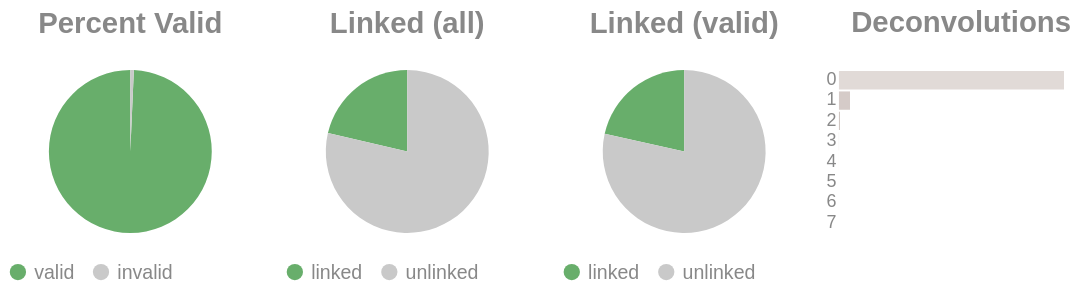

Notebook cell for this chart:
### Code cell
if SKIPLR:
    pass
else:
    clash = Counter()
    for i in valids['molecule'].to_list():
        _mol = i.split("-")
        if len(_mol) == 1:
            clash.update('0')
        else:
            clash.update(_mol[-1])

    _d = {"deconvolutions": [], 'count': []}
    for k,v in clash.items():
        _d['deconvolutions'].append(k)
        _d['count'].append(v)

    tot_valid = valids['reads'].sum()
    mask = valids['reads'] >= 2
    n_linked_reads = valids.filter(mask)['reads'].sum()
    if n_linked_reads == 0:
        print_html("No linked molecules (>=2 reads) were detected; skipping linked-only distributions.")
        SKIPLR = True
    else:
        perc_valid = round(tot_valid / n_reads, 4)
        linked_perc_abs = round(n_linked_reads / n_reads, 4)
        linked_perc = round(n_linked_reads / tot_valid, 4)

    _valid = pl.DataFrame({"valids": ['valid', 'invalid'], "count": [tot_valid, n_reads - tot_valid]})
    _linked_abs = pl.DataFrame({"linked (absolute)": ['linked', 'unlinked'], "count": [n_linked_reads, n_reads - n_linked_reads]})
    _linked_rel = pl.DataFrame({"linked (valids)": ['linked', 'unlinked'], "count": [n_linked_reads, tot_valid - n_linked_reads]})

    (
        alt.hconcat(
            piechart(_valid, goodval = 'valid', title = "Percent Valid"),
            piechart(_linked_abs, goodval = "linked", title =  "Linked (all)"),
            piechart(_linked_rel, goodval = "linked", title =  "Linked (valid)"),
            convolutionbar(pl.DataFrame(_d), title = "Deconvolutions"),
            center = True,
            bounds = 'flush'
        )
        .resolve_scale(color='independent')
        .resolve_legend('independent')
        .properties(usermeta={'embedOptions': {"actions": False}})
    ).display()

### Figure 1 — Vega-Lite specification as saved in the notebook (floating-point values rounded to 4 significant figures)
{"width": "container", "height": 400, "config": {"title": {"anchor": "start", "dy": -15, "fontSize": 18, "color": "#888888", "subtitleColor": "#888888", "subtitleFontSize": 14}, "arc": {"fill": "#0072B2"}, "axis": {"domainColor": "#888888", "domainWidth": 0.5, "gridWidth": 0.2, "grid": false, "titleFontWeight": 400, "titleFontSize": 15, "labelFontSize": 11, "labelColor": "#888888", "tickColor": "#888888", "tickWidth": 0.2, "titleColor": "#888888"}, "axisBand": {"grid": false}, "axisX": {"grid": true, "tickSize": 10, "domainCap": "round"}, "axisY": {"domain": false, "grid": true, "tickSize": 0, "domainCap": "round"}, "background": "transparent", "header": {"labelFontSize": 15, "labelColor": "#888888", "titleFontSize": 15, "titleFontWeight": 600, "titleColor": "#888888"}, "legend": {"labelFont": "sans-serif", "labelFontSize": 12, "labelColor": "#888888", "symbolSize": 100, "symbolType": "circle", "titleFontSize": 12, "titlePadding": 10, "titleColor": "#888888", "title": null}, "range": {"category": ["#E69F00", "#56B4E9", "#009E73", "#F0E442", "#0072B2", "#D55E00", "#CC79A7", "#000000"], "diverging": ["#cfe8f3", "#a2d4ec", "#73bfe2", "#46abdb", "#1696d2", "#12719e"]}, "area": {"fill": "#0072B2", "fillOpacity": 0.7, "line": true, "strokeOpacity": 0.7}, "line": {"color": "#0072B2", "stroke": "#0072B2", "strokeWidth": 2}, "trail": {"color": "#0072B2", "stroke": "#0072B2", "strokeWidth": 0, "size": 1}, "point": {"filled": true, "fillOpacity": 1.0, "size": 95}, "text": {"color": "#888888", "fontSize": 11, "align": "right", "fontWeight": 400, "size": 11}, "bar": {"fill": "#0072B2", "stroke": null}, "view": {"stroke": null, "continuousWidth": 660, "continuousHeight": 400}}, "hconcat": [{"data": {"name": "data-27017d631b72a98e2c817881a0102c54"}, "mark": {"type": "arc"}, "encoding": {"color": {"field": "valids", "legend": {"orient": "bottom", "title": null}, "scale": {"domain": ["valid", "invalid"], "range": ["#68ae6b", "#C9C9C9"]}, "title": "Valids", "type": "nominal"}, "theta": {"field": "count", "type": "quantitative"}, "tooltip": [{"field": "valids", "title": "Valids", "type": "ordinal"}, {"field": "percent", "format": ".2%", "title": "Percent", "type": "quantitative"}, {"field": "count", "title": "Count", "type": "quantitative"}]}, "height": 100, "title": {"text": "Percent Valid", "align": "center", "anchor": "middle"}, "transform": [{"calculate": "datum.count / 8954438", "as": "percent"}], "width": 150}, {"data": {"name": "data-a2429013d5befe489874a8e2e82137e7"}, "mark": {"type": "arc"}, "encoding": {"color": {"field": "linked (absolute)", "legend": {"orient": "bottom", "title": null}, "scale": {"domain": ["linked", "unlinked"], "range": ["#68ae6b", "#C9C9C9"]}, "title": "Linked (Absolute)", "type": "nominal"}, "theta": {"field": "count", "type": "quantitative"}, "tooltip": [{"field": "linked (absolute)", "title": "Linked (Absolute)", "type": "ordinal"}, {"field": "percent", "format": ".2%", "title": "Percent", "type": "quantitative"}, {"field": "count", "title": "Count", "type": "quantitative"}]}, "height": 100, "title": {"text": "Linked (all)", "align": "center", "anchor": "middle"}, "transform": [{"calculate": "datum.count / 8954438", "as": "percent"}], "width": 150}, {"data": {"name": "data-8a727c6e425f1adc70b27ed5fb9e7eac"}, "mark": {"type": "arc"}, "encoding": {"color": {"field": "linked (valids)", "legend": {"orient": "bottom", "title": null}, "scale": {"domain": ["linked", "unlinked"], "range": ["#68ae6b", "#C9C9C9"]}, "title": "Linked (Valids)", "type": "nominal"}, "theta": {"field": "count", "type": "quantitative"}, "tooltip": [{"field": "linked (valids)", "title": "Linked (Valids)", "type": "ordinal"}, {"field": "percent", "format": ".2%", "title": "Percent", "type": "quantitative"}, {"field": "count", "title": "Count", "type": "quantitative"}]}, "height": 100, "title": {"text": "Linked (valid)", "align": "center", "anchor": "middle"}, "transform": [{"calculate": "datum.count / 8892303", "as": "percent"}], "width": 150}, {"data": {"name": "data-d7a1e820737a49858703af30fcff105d"}, "mark": {"type": "bar"}, "encoding": {"color": {"field": "deconvolutions", "legend": null, "scale": {"scheme": "lightgreyred"}, "type": "nominal"}, "tooltip": [{"field": "deconvolutions", "title": "Deconvolutions", "type": "ordinal"}, {"field": "percent", "format": ".2%", "title": "Percent", "type": "quantitative"}, {"field": "count", "title": "Count", "type": "quantitative"}], "x": {"axis": null, "field": "count", "type": "quantitative"}, "y": {"field": "deconvolutions", "sort": "ascending", "title": null, "type": "nominal"}}, "height": 100, "title": {"text": "Deconvolutions", "align": "center", "anchor": "middle"}, "transform": [{"calculate": "datum.count / 7763565", "as": "percent"}], "width": 150}], "bounds": "flush", "center": true, "resolve": {"legend": {"angle": "independent"}, "scale": {"color": "independent"}}, "usermeta": {"embedOptions": {"actions": false}}, "$schema": "https://vega.github.io/schema/vega-lite/v6.1.0.json", "datasets": {"data-27017d631b72a98e2c817881a0102c54": [{"valids": "valid", "count": 8892303}, {"valids": "invalid", "count": 62135}], "data-a2429013d5befe489874a8e2e82137e7": [{"linked (absolute)": "linked", "count": 1913709}, {"linked (absolute)": "unlinked", "count": 7040729}], "data-8a727c6e425f1adc70b27ed5fb9e7eac": [{"linked (valids)": "linked", "count": 1913709}, {"linked (valids)": "unlinked", "count": 6978594}], "data-d7a1e820737a49858703af30fcff105d": [{"deconvolutions": "0", "count": 7367977}, {"deconvolutions": "1", "count": 362057}, {"deconvolutions": "2", "count": 29982}, {"deconvolutions": "3", "count": 3090}, {"deconvolutions": "4", "count": 394}, {"deconvolutions": "5", "count": 55}, {"deconvolutions": "6", "count": 8}, {"deconvolutions": "7", "count": 2}]}}
